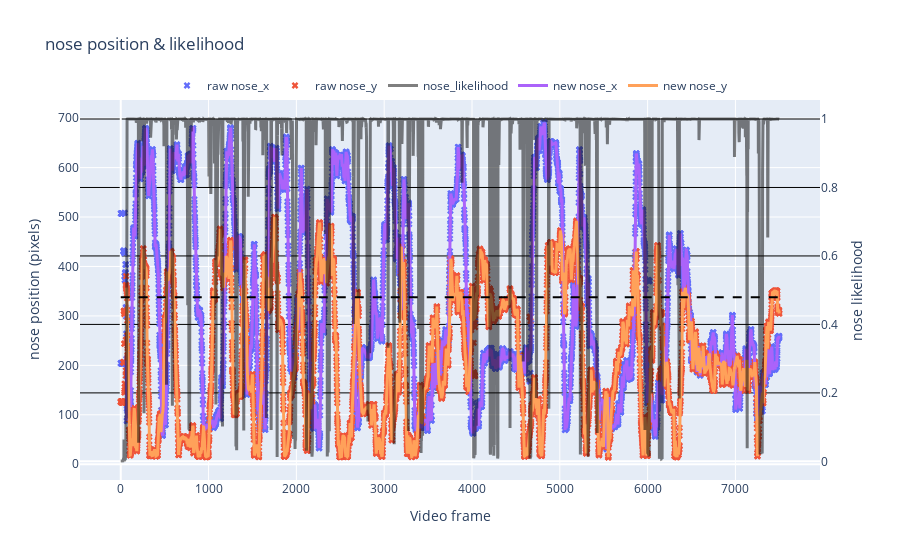

The cell this chart's notebook holds for it:
### Code cell
rst.plot_raw_vs_smoothed(df_raw, df_smooth, bodypart = example_bodypart, num_sd = confidence)

### Figure 1 — Plotly figure (JSON) as saved in the notebook; plotly's stock layout.template omitted (floating-point values rounded to 4 significant figures; data arrays with more than 128 entries replaced by an {"elided": "..."} marker saying what was removed)
{"data": [{"marker": {"size": 6, "symbol": "x"}, "mode": "markers", "name": "raw nose_x", "type": "scatter", "x": {"elided": "7500 int values"}, "y": {"elided": "7500 float values"}}, {"marker": {"size": 6, "symbol": "x"}, "mode": "markers", "name": "raw nose_y", "type": "scatter", "x": {"elided": "7500 int values"}, "y": {"elided": "7500 float values"}}, {"line": {"color": "black", "width": 3}, "name": "nose_likelihood", "opacity": 0.5, "type": "scatter", "x": {"elided": "7500 int values"}, "y": {"elided": "7500 float values"}, "yaxis": "y2"}, {"line": {"width": 3}, "name": "new nose_x", "type": "scatter", "x": {"elided": "7500 int values"}, "y": {"elided": "7500 float values"}}, {"line": {"width": 3}, "name": "new nose_y", "type": "scatter", "x": {"elided": "7500 int values"}, "y": {"elided": "7500 float values"}}], "layout": {"legend": {"orientation": "h", "x": 0.5, "xanchor": "center", "y": 1, "yanchor": "bottom"}, "shapes": [{"line": {"color": "black", "dash": "dash"}, "type": "line", "x0": 0, "x1": 7499, "y0": 0.4792, "y1": 0.4792, "yref": "y2"}], "title": {"text": "nose position & likelihood"}, "xaxis": {"title": {"text": "Video frame"}}, "yaxis": {"title": {"text": "nose position (pixels)"}}, "yaxis2": {"gridcolor": "black", "overlaying": "y", "side": "right", "title": {"text": "nose likelihood"}}}}
